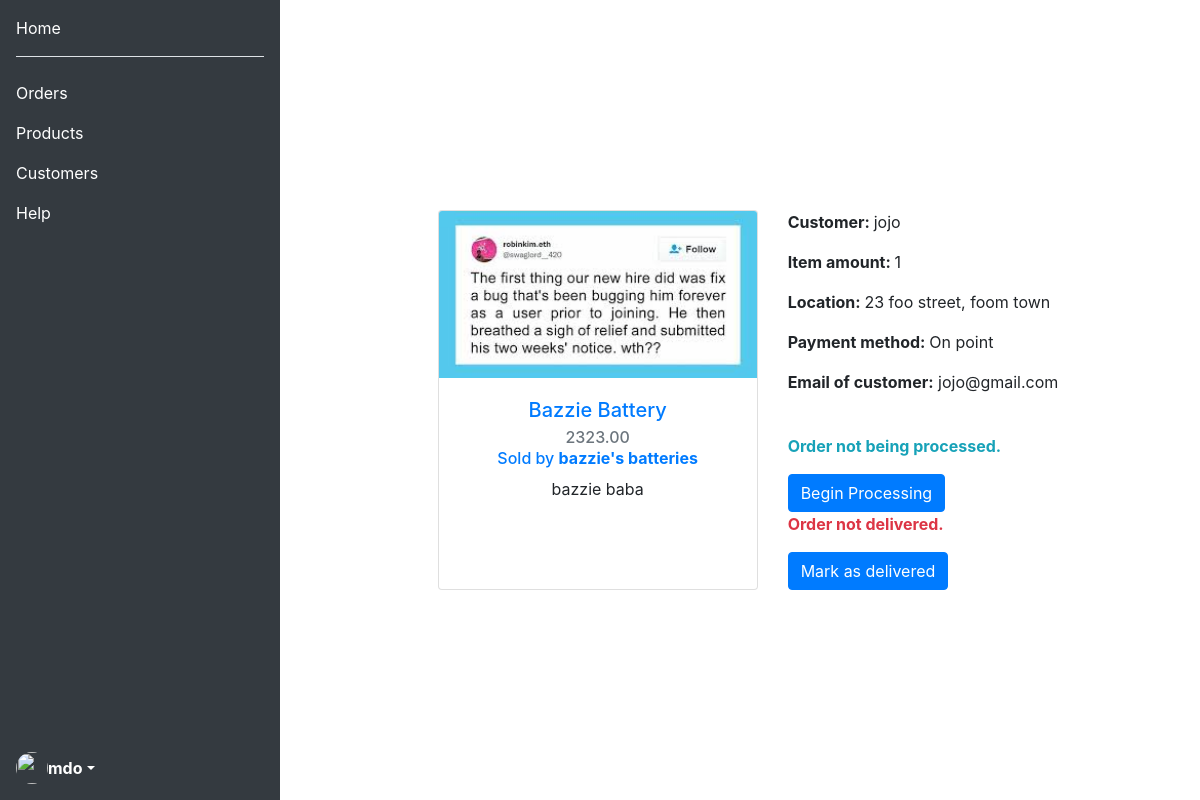
The page /orderInfo1view on the database as committed earlier.
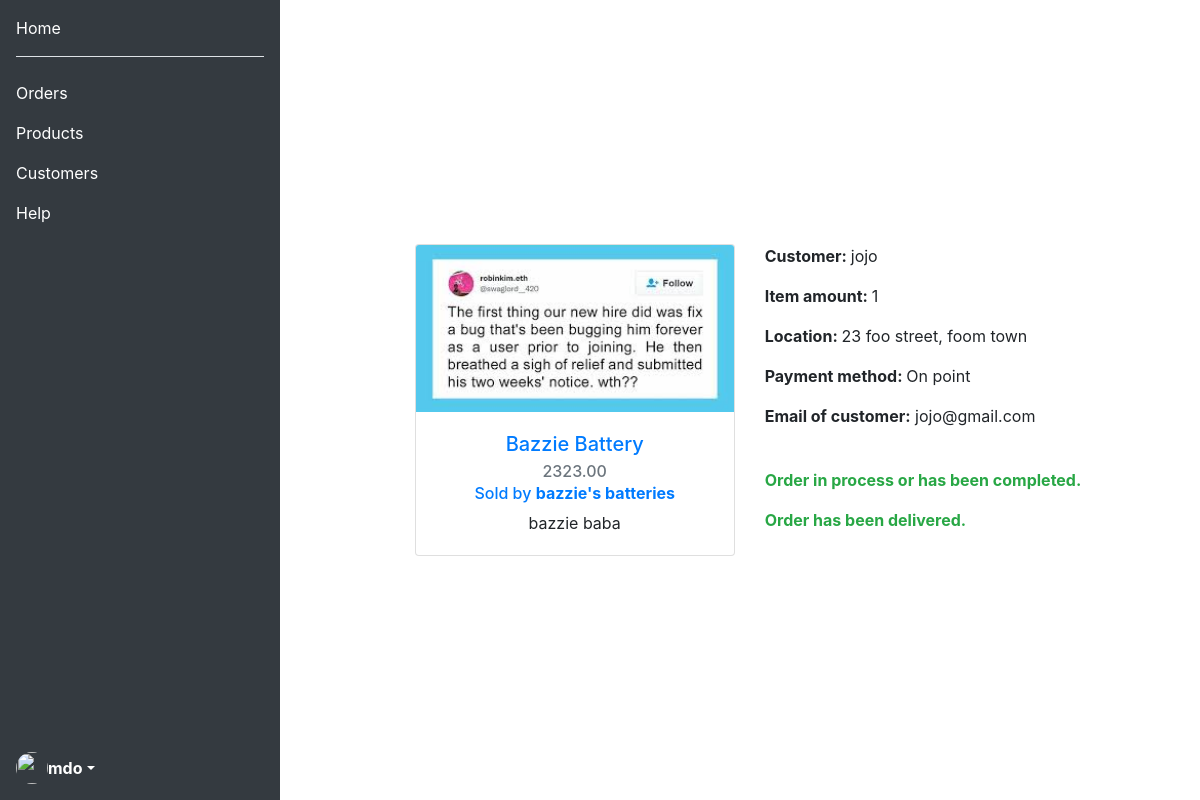
The same page on the database as committed later.
### mySolarApp/views.py (the view)
# urls.py: path("orderInfo<int:deliveryPK><str:action>", orderInfo, name="orderInfo")
def orderInfo(request, deliveryPK, action):
    if action == "view":
        info = delivery_info.objects.get(pk=deliveryPK)
        return render(request, "mySolar/orderInfo.html", {"info": info})
    elif action == "process":
        info = delivery_info.objects.get(pk=deliveryPK)
        info.processed = True
        info.save()
        return render(request, "mySolar/orderInfo.html", {"info": info})
    elif action == "delivered":
        orderInfo(request, deliveryPK, "process")
        info = delivery_info.objects.get(pk=deliveryPK)
        info.delivered = True
        info.save()
        return render(request, "mySolar/orderInfo.html", {"info": info})
    elif action == "delete":
        info = delivery_info.objects.get(pk=deliveryPK)
        info.close_delivery
        return sellerDash(request)
    else:
        return render(request, "mySolar/fail.html", {'message': "We don't know why you're here. <br> Seeing this page by mistake? Contact us! Go to the help page and submit a query."})

### mySolarApp/templates/mySolar/orderInfo.html (shortened to what this page needs)
{% extends 'mySolar/dashLayout.html' %}
{% load static %}
{% block body %}
<div class="row row-cols-2 text-center p-50 m-auto">
    <div class="col">
        <a href="{% url 'product' info.item.pk %}">
            <div class="card" style="min-width: 20rem; min-height:100%;">
                <img src="{% static 'respect1000.jpg' %}" class="card-img-top" alt="...">
                <div class="card-body">
                    <h5 class="card-title">{{ info.item.title }}</h5>
                    <h6 class="card-subtitle mb-2 text-muted">{{ info.item.price }}</h6>
                    <h6 class="card-subtitle mb-2 text-muted">Sold by <a
                            href="{% url 'sellerInfo' info.item.seller.pk %}"><b>{{ info.item.seller.name }}</b></a>
                    </h6>
                    <p class="card-text">{{ info.item.short_desc }}</p>
                </div>
            </div>
        </a>
    </div>
    <div class="col text-left">
        <p><b>Customer: </b>{{info.customer.username}}</p>
        <p><b>Item amount: </b>{{info.amount_of_item}}</p>
        <p><b>Location: </b>{{info.location}}</p>
        <p><b>Payment method: </b> {{info.payment_method}}</p>
        <p><b>Email of customer:</b> {{info.customer.email}}</p>
        <br>
        {% if info.processed == True %}
        <p class="text-success"><b>Order in process or has been completed.</b></p>
        {% else %}
        <p class="text-info"><b>Order not being processed.</b></p>
        <a href="{% url 'orderInfo' info.pk 'process' %}" class="btn btn-primary">Begin Processing</a>
        {% endif %}
        {% if info.delivered == True %}
        <p class="text-success"><b>Order has been delivered.</b></p>
        {% else %}
        <p class="text-danger"><b>Order not delivered.</b></p>
        <a href="{% url 'orderInfo' info.pk 'delivered' %}" class="btn btn-primary">Mark as
            delivered</a>
        {% endif %}
    </div>
</div>
{% endblock %}

Rows that differ between the two databases and show on the page:
changed delivery_info "23 foo street, foom town": processed False → True (drawn); delivered False → True (drawn)
Other text that changed with them:
text no longer shown: "Order not being processed. Begin Processing Order not delivered. Mark as delivered"
text now shown: "Order in process or has been completed. Order has been delivered."
